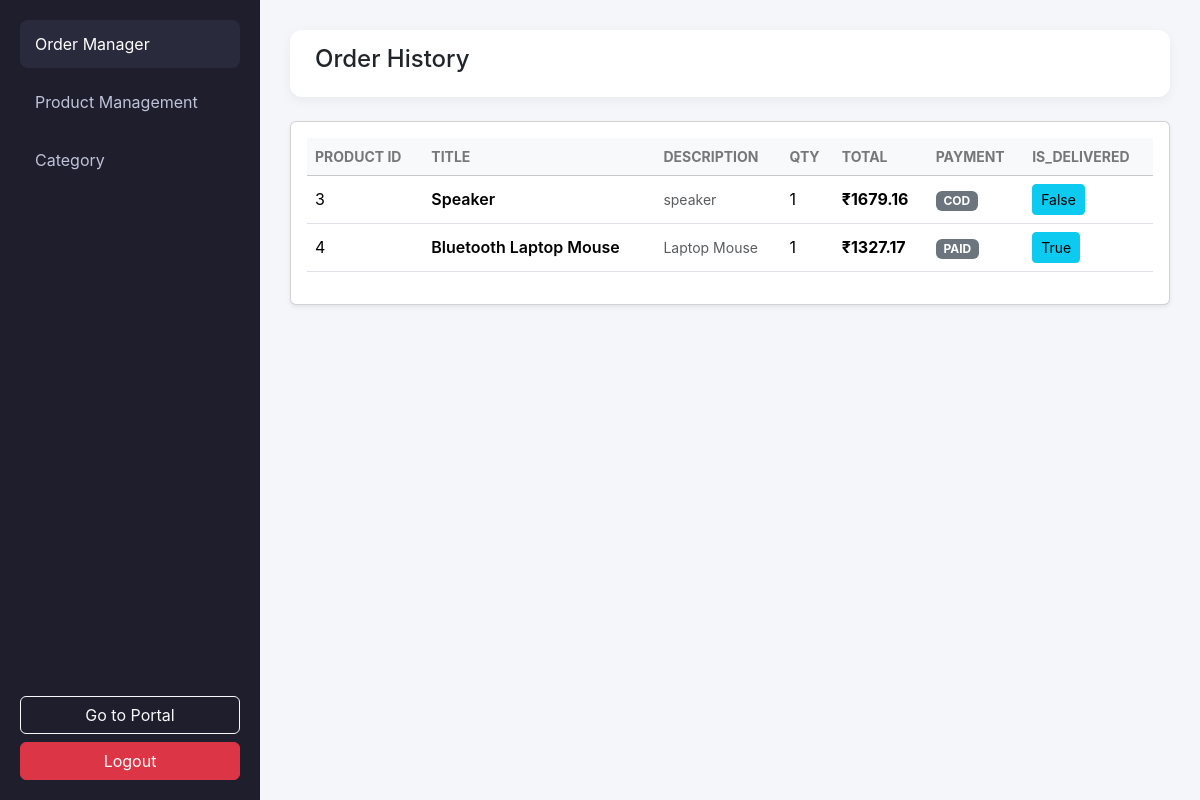
The page /products/get-orders/1 (signed in) on the database its author committed.
### db.py (models this page shows)
class Order(Base):
    __tablename__ = "orders"
    o_id=Column(Integer,primary_key=True,index=True)
    c_id = Column(Integer,ForeignKey("users.id"))
    p_id=Column(Integer,ForeignKey("products.p_id"))
    total_price=Column(Integer,nullable=False)
    is_delivered=Column(Boolean,default=False)
    payment_status=Column(String, nullable=False, default="pending")
    quantity=Column(Integer,nullable=False)
    payment = relationship("Payment", back_populates="order", uselist=False)

class Products(Base):
    __tablename__ = "products"
    p_id=Column(Integer,primary_key=True,index=True)
    title=Column(String,nullable=False,unique=True)
    description=Column(String)
    price=Column(Integer,nullable=False)
    discount=Column(Integer,nullable=False)
    image=Column(String,nullable=False)
    category=Column(String,nullable=False)

### main.py (the view)
@app.get("/products/get-orders/{user_id}",response_model=List[OrderResponse],tags=["Cart endpoint"])
def order(request:Request,user_id:int,current_user:User=Depends(user_authentication),db:Session=Depends(get_db)):
    if current_user.id != user_id :
        return RedirectResponse(url="/",status_code=303)
    orders=db.query(Order,Products).join(Products,Order.p_id==Products.p_id).filter(Order.c_id==user_id).all()
    response = []
    for o,p in orders :
       response.append(OrderResponse(
        o_id = o.o_id,
        p_id=p.p_id,
        title=p.title,
        description=p.description,
        total_price=o.total_price,
        quantity=o.quantity,
        is_delivered=o.is_delivered,
        payment_status=None if o.payment_status == "pending" else o.payment_status))
    response= templates.TemplateResponse("second.html",{"request":request,"response":response,"order":orders,"user_id":user_id})
    return no_cache(response)

### Template/second.html (shortened to what this page needs)
<!DOCTYPE html>
<html lang="en">
<head>
    <link href="https://cdn.jsdelivr.net/npm/bootstrap@5.3.8/dist/css/bootstrap.min.css" rel="stylesheet">
    <link href="{{ url_for('static', path='/style2.css') }}" rel="stylesheet">
</head>
<body>
    <div class="dashboard">
        <aside class="sidebar">
            <ul class="menu">
                <li class="active">
                    <a href="#">Order Manager</a>
                </li>
                <li>
                    <a href="/products/get-orders/{{user_id}}/productmanager">
                        Product Management
                    </a>
                </li>
                <li>
                    <a href="/products/get-orders/{{user_id}}/category">
                        Category
                    </a>
                </li>
            </ul>
            <div class="sidebar-footer">
                <button onclick="firstfunction()" class="btn btn-outline-light w-100 mb-2">
                    Go to Portal
                </button>
                <a href="/logout">
                    <button class="btn btn-danger w-100">Logout</button>
                </a>
            </div>
        </aside>
        <main class="content">
            <header class="topbar">
                <h4>Order History</h4>
            </header>
            {% if response %}
            <div class="card shadow-sm mt-4">
                <div class="card-body">
                    <table class="table align-middle table-hover">
                        <thead class="table-light">
                            <tr>
                                <th>Product ID</th>
                                <th>Title</th>
                                <th>Description</th>
                                <th>Qty</th>
                                <th>Total</th>
                                <th>Payment</th>
                                <th>Is_delivered</th>
                            </tr>
                        </thead>
                        <tbody>
                            {% for res in response %}
                            <tr>
                                <td>{{ res.p_id }}</td>
                                <td class="fw-semibold">{{ res.title }}</td>
                                <td class="text-muted small">{{ res.description }}</td>
                                <td>{{ res.quantity }}</td>
                                <td class="fw-bold">₹{{ res.total_price }}</td>
                                <td>
                                    {% if res.payment_status is none %}
                                    <form action="/checkout/start" method="post" style="display:inline;">
                                        <button type="submit" class="btn btn-sm btn-success">
                                            💳 Pay Now
                                        </button>
                                    </form>
                                    <form action="/orders/cancel/{{ res.o_id }}" method="post" style="display:inline;">
                                        <button type="submit" class="btn btn-sm btn-danger">
                                            ❌ Cancel
                                        </button>
                                    </form>
                                    {% else %}
                                    <span class="badge bg-secondary">
                                        {{ res.payment_status | upper }}
                                    </span>
                                    {% endif %}
                                </td>
                                <td>
                                    <button class="btn btn-sm btn-info confirmation"
                                        onclick="fetch('/updatedeliver/{{ res.p_id }}', { method: 'PUT' })">
                                        {{ res.is_delivered }}
                                    </button>
                                </td>
                            </tr>
                            {% endfor %}
                        </tbody>
                    </table>
                </div>
            </div>
            {% else %}
            <div class="empty-state">
                <p>🛒 You haven’t placed any orders yet.</p>
            </div>
            {% endif %}
        </main>
    </div>
</body>
</html>

### static/style2.css (style rules this page uses)
body { background: #f5f6fa; font-family: "Inter", sans-serif; }
.dashboard { display: flex; min-height: 100vh; }
.sidebar { width: 260px; background: #1e1e2d; color: #fff; display: flex; flex-direction: column; padding: 20px; }
.menu { list-style: none; padding: 0; }
.menu li { margin-bottom: 10px; }
.menu a { display: block; padding: 12px 15px; border-radius: 8px; text-decoration: none; color: #bfc3d9; transition: 0.3s; }
.menu a:hover, .menu .active a, .menu li.active a { background: #2a2a3d; color: #fff; }
.sidebar-footer { margin-top: auto; }
.content { flex: 1; padding: 30px; }
.topbar { background: #fff; padding: 15px 25px; border-radius: 12px; box-shadow: 0 4px 12px rgba(0,0,0,0.05); }
.table th { font-size: 14px; text-transform: uppercase; color: #777; }
.table td { vertical-align: middle; }

### rows shown on the page
Order: p_id "3", title "Speaker", description "speaker", quantity "1", total_price "1679.16", payment_status "COD", is_delivered "False"
Order: p_id "4", title "Bluetooth Laptop Mouse", description "Laptop Mouse", quantity "1", total_price "1327.17", payment_status "PAID", is_delivered "True"
